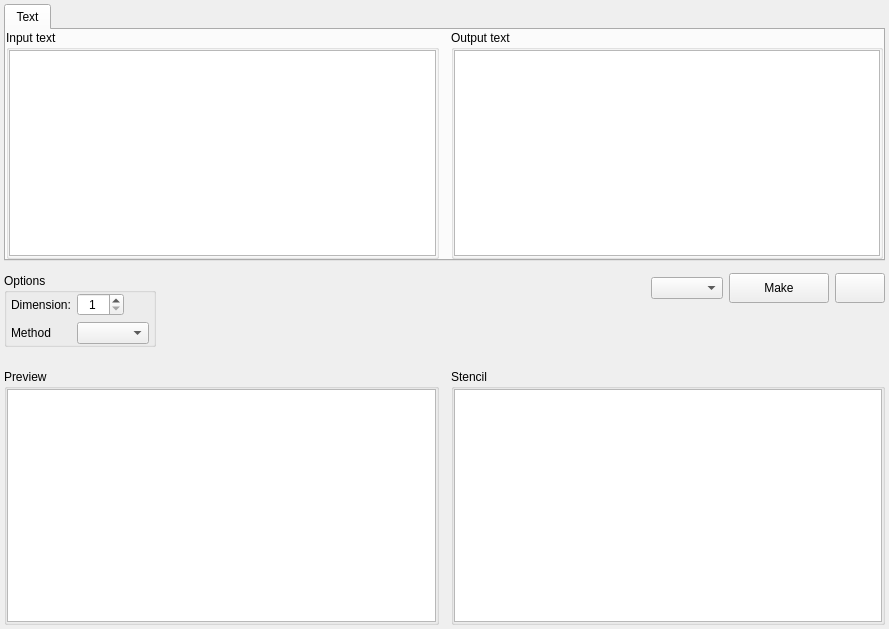
<?xml version="1.0" encoding="UTF-8"?>
<ui version="4.0">
 <class>CardanGrille</class>
 <widget class="QWidget" name="CardanGrille">
  <property name="geometry">
   <rect>
    <x>0</x>
    <y>0</y>
    <width>889</width>
    <height>629</height>
   </rect>
  </property>
  <property name="windowTitle">
   <string>Form</string>
  </property>
  <layout class="QVBoxLayout" name="verticalLayout">
   <property name="spacing">
    <number>12</number>
   </property>
   <property name="leftMargin">
    <number>4</number>
   </property>
   <property name="topMargin">
    <number>4</number>
   </property>
   <property name="rightMargin">
    <number>4</number>
   </property>
   <property name="bottomMargin">
    <number>4</number>
   </property>
   <item>
    <widget class="QTabWidget" name="tab_widget">
     <property name="sizePolicy">
      <sizepolicy hsizetype="Preferred" vsizetype="MinimumExpanding">
       <horstretch>0</horstretch>
       <verstretch>0</verstretch>
      </sizepolicy>
     </property>
     <property name="maximumSize">
      <size>
       <width>16777215</width>
       <height>400</height>
      </size>
     </property>
     <widget class="QWidget" name="tab_text">
      <attribute name="title">
       <string>Text</string>
      </attribute>
      <layout class="QHBoxLayout" name="horizontalLayout_2">
       <property name="spacing">
        <number>12</number>
       </property>
       <property name="leftMargin">
        <number>0</number>
       </property>
       <property name="topMargin">
        <number>0</number>
       </property>
       <property name="rightMargin">
        <number>0</number>
       </property>
       <property name="bottomMargin">
        <number>0</number>
       </property>
       <item>
        <widget class="QGroupBox" name="group_box_input">
         <property name="sizePolicy">
          <sizepolicy hsizetype="Preferred" vsizetype="Preferred">
           <horstretch>0</horstretch>
           <verstretch>0</verstretch>
          </sizepolicy>
         </property>
         <property name="title">
          <string>Input text</string>
         </property>
         <layout class="QVBoxLayout" name="verticalLayout_22">
          <property name="spacing">
           <number>0</number>
          </property>
          <property name="leftMargin">
           <number>0</number>
          </property>
          <property name="topMargin">
           <number>0</number>
          </property>
          <property name="rightMargin">
           <number>0</number>
          </property>
          <property name="bottomMargin">
           <number>0</number>
          </property>
          <item>
           <widget class="QTextEdit" name="text_edit_input">
            <property name="sizePolicy">
             <sizepolicy hsizetype="Preferred" vsizetype="Preferred">
              <horstretch>0</horstretch>
              <verstretch>0</verstretch>
             </sizepolicy>
            </property>
            <property name="styleSheet">
             <string notr="true"/>
            </property>
           </widget>
          </item>
         </layout>
        </widget>
       </item>
       <item>
        <widget class="QGroupBox" name="group_box_output">
         <property name="sizePolicy">
          <sizepolicy hsizetype="Preferred" vsizetype="Preferred">
           <horstretch>0</horstretch>
           <verstretch>0</verstretch>
          </sizepolicy>
         </property>
         <property name="title">
          <string>Output text</string>
         </property>
         <layout class="QVBoxLayout" name="verticalLayout_24">
          <property name="spacing">
           <number>0</number>
          </property>
          <property name="leftMargin">
           <number>0</number>
          </property>
          <property name="topMargin">
           <number>0</number>
          </property>
          <property name="rightMargin">
           <number>0</number>
          </property>
          <property name="bottomMargin">
           <number>0</number>
          </property>
          <item>
           <widget class="QTextEdit" name="text_edit_output">
            <property name="sizePolicy">
             <sizepolicy hsizetype="Preferred" vsizetype="Preferred">
              <horstretch>0</horstretch>
              <verstretch>0</verstretch>
             </sizepolicy>
            </property>
            <property name="readOnly">
             <bool>true</bool>
            </property>
           </widget>
          </item>
         </layout>
        </widget>
       </item>
      </layout>
     </widget>
    </widget>
   </item>
   <item>
    <widget class="QFrame" name="frame_options">
     <property name="maximumSize">
      <size>
       <width>16777215</width>
       <height>84</height>
      </size>
     </property>
     <property name="frameShape">
      <enum>QFrame::NoFrame</enum>
     </property>
     <property name="frameShadow">
      <enum>QFrame::Raised</enum>
     </property>
     <layout class="QHBoxLayout" name="horizontalLayout_3">
      <property name="spacing">
       <number>-1</number>
      </property>
      <property name="leftMargin">
       <number>0</number>
      </property>
      <property name="topMargin">
       <number>0</number>
      </property>
      <property name="rightMargin">
       <number>0</number>
      </property>
      <property name="bottomMargin">
       <number>0</number>
      </property>
      <item>
       <layout class="QVBoxLayout" name="vertical_layout_1">
        <property name="spacing">
         <number>0</number>
        </property>
        <item>
         <widget class="QGroupBox" name="group_box_options">
          <property name="sizePolicy">
           <sizepolicy hsizetype="Preferred" vsizetype="Preferred">
            <horstretch>0</horstretch>
            <verstretch>0</verstretch>
           </sizepolicy>
          </property>
          <property name="title">
           <string>Options</string>
          </property>
          <layout class="QVBoxLayout" name="verticalLayout_3">
           <property name="leftMargin">
            <number>0</number>
           </property>
           <property name="topMargin">
            <number>0</number>
           </property>
           <property name="rightMargin">
            <number>0</number>
           </property>
           <property name="bottomMargin">
            <number>0</number>
           </property>
           <item>
            <layout class="QFormLayout" name="form_layout_options">
             <property name="fieldGrowthPolicy">
              <enum>QFormLayout::ExpandingFieldsGrow</enum>
             </property>
             <property name="leftMargin">
              <number>4</number>
             </property>
             <property name="rightMargin">
              <number>4</number>
             </property>
             <item row="0" column="0">
              <widget class="QLabel" name="label_dim_stencil">
               <property name="text">
                <string>Dimension:</string>
               </property>
              </widget>
             </item>
             <item row="0" column="1">
              <widget class="QSpinBox" name="spin_box_dim_stencil">
               <property name="alignment">
                <set>Qt::AlignCenter</set>
               </property>
               <property name="buttonSymbols">
                <enum>QAbstractSpinBox::UpDownArrows</enum>
               </property>
               <property name="minimum">
                <number>1</number>
               </property>
               <property name="maximum">
                <number>100</number>
               </property>
              </widget>
             </item>
             <item row="1" column="0">
              <widget class="QLabel" name="label">
               <property name="text">
                <string>Method</string>
               </property>
              </widget>
             </item>
             <item row="1" column="1">
              <widget class="QComboBox" name="combo_box_enc_mode">
               <property name="sizePolicy">
                <sizepolicy hsizetype="Fixed" vsizetype="Fixed">
                 <horstretch>0</horstretch>
                 <verstretch>0</verstretch>
                </sizepolicy>
               </property>
              </widget>
             </item>
            </layout>
           </item>
          </layout>
         </widget>
        </item>
        <item>
         <spacer name="vertical_spacer_1">
          <property name="orientation">
           <enum>Qt::Vertical</enum>
          </property>
          <property name="sizeHint" stdset="0">
           <size>
            <width>20</width>
            <height>40</height>
           </size>
          </property>
         </spacer>
        </item>
       </layout>
      </item>
      <item>
       <spacer name="horizontal_spacer_1">
        <property name="orientation">
         <enum>Qt::Horizontal</enum>
        </property>
        <property name="sizeHint" stdset="0">
         <size>
          <width>64</width>
          <height>20</height>
         </size>
        </property>
       </spacer>
      </item>
      <item>
       <layout class="QVBoxLayout" name="vertical_layout_2">
        <property name="spacing">
         <number>-1</number>
        </property>
        <item>
         <layout class="QHBoxLayout" name="horizonta_layout_1">
          <property name="spacing">
           <number>-1</number>
          </property>
          <property name="sizeConstraint">
           <enum>QLayout::SetDefaultConstraint</enum>
          </property>
          <item>
           <widget class="QComboBox" name="combo_box_enc_proc"/>
          </item>
          <item>
           <widget class="QPushButton" name="button_make">
            <property name="sizePolicy">
             <sizepolicy hsizetype="Fixed" vsizetype="Fixed">
              <horstretch>0</horstretch>
              <verstretch>0</verstretch>
             </sizepolicy>
            </property>
            <property name="minimumSize">
             <size>
              <width>100</width>
              <height>30</height>
             </size>
            </property>
            <property name="text">
             <string>Make</string>
            </property>
           </widget>
          </item>
          <item>
           <widget class="QPushButton" name="button_options">
            <property name="minimumSize">
             <size>
              <width>50</width>
              <height>30</height>
             </size>
            </property>
            <property name="text">
             <string/>
            </property>
           </widget>
          </item>
         </layout>
        </item>
        <item>
         <spacer name="vertical_spacer_2">
          <property name="orientation">
           <enum>Qt::Vertical</enum>
          </property>
          <property name="sizeType">
           <enum>QSizePolicy::Expanding</enum>
          </property>
          <property name="sizeHint" stdset="0">
           <size>
            <width>20</width>
            <height>0</height>
           </size>
          </property>
         </spacer>
        </item>
       </layout>
      </item>
     </layout>
    </widget>
   </item>
   <item>
    <layout class="QHBoxLayout" name="horizontal_layout_1">
     <item>
      <widget class="QGroupBox" name="group_box_preview">
       <property name="sizePolicy">
        <sizepolicy hsizetype="Preferred" vsizetype="MinimumExpanding">
         <horstretch>0</horstretch>
         <verstretch>0</verstretch>
        </sizepolicy>
       </property>
       <property name="title">
        <string>Preview</string>
       </property>
       <layout class="QVBoxLayout" name="verticalLayout_25">
        <property name="spacing">
         <number>0</number>
        </property>
        <property name="leftMargin">
         <number>0</number>
        </property>
        <property name="topMargin">
         <number>0</number>
        </property>
        <property name="rightMargin">
         <number>0</number>
        </property>
        <property name="bottomMargin">
         <number>0</number>
        </property>
        <item>
         <widget class="QTableWidget" name="table_widget_preview">
          <property name="sizePolicy">
           <sizepolicy hsizetype="Preferred" vsizetype="Expanding">
            <horstretch>0</horstretch>
            <verstretch>0</verstretch>
           </sizepolicy>
          </property>
          <property name="editTriggers">
           <set>QAbstractItemView::NoEditTriggers</set>
          </property>
          <property name="alternatingRowColors">
           <bool>true</bool>
          </property>
          <property name="textElideMode">
           <enum>Qt::ElideLeft</enum>
          </property>
          <attribute name="horizontalHeaderVisible">
           <bool>true</bool>
          </attribute>
          <attribute name="horizontalHeaderCascadingSectionResizes">
           <bool>false</bool>
          </attribute>
          <attribute name="horizontalHeaderStretchLastSection">
           <bool>false</bool>
          </attribute>
          <attribute name="verticalHeaderCascadingSectionResizes">
           <bool>false</bool>
          </attribute>
          <attribute name="verticalHeaderStretchLastSection">
           <bool>false</bool>
          </attribute>
         </widget>
        </item>
       </layout>
      </widget>
     </item>
     <item>
      <widget class="QGroupBox" name="group_box_stencil">
       <property name="sizePolicy">
        <sizepolicy hsizetype="Preferred" vsizetype="MinimumExpanding">
         <horstretch>0</horstretch>
         <verstretch>0</verstretch>
        </sizepolicy>
       </property>
       <property name="title">
        <string>Stencil</string>
       </property>
       <layout class="QVBoxLayout" name="verticalLayout_21">
        <property name="spacing">
         <number>0</number>
        </property>
        <property name="leftMargin">
         <number>0</number>
        </property>
        <property name="topMargin">
         <number>0</number>
        </property>
        <property name="rightMargin">
         <number>0</number>
        </property>
        <property name="bottomMargin">
         <number>0</number>
        </property>
        <item>
         <widget class="QTableWidget" name="table_widget_stencil">
          <property name="sizePolicy">
           <sizepolicy hsizetype="Preferred" vsizetype="Expanding">
            <horstretch>0</horstretch>
            <verstretch>0</verstretch>
           </sizepolicy>
          </property>
          <property name="focusPolicy">
           <enum>Qt::StrongFocus</enum>
          </property>
          <property name="styleSheet">
           <string notr="true"/>
          </property>
          <property name="editTriggers">
           <set>QAbstractItemView::NoEditTriggers</set>
          </property>
          <property name="alternatingRowColors">
           <bool>true</bool>
          </property>
          <property name="textElideMode">
           <enum>Qt::ElideLeft</enum>
          </property>
          <attribute name="horizontalHeaderVisible">
           <bool>true</bool>
          </attribute>
          <attribute name="horizontalHeaderCascadingSectionResizes">
           <bool>false</bool>
          </attribute>
          <attribute name="horizontalHeaderStretchLastSection">
           <bool>false</bool>
          </attribute>
          <attribute name="verticalHeaderCascadingSectionResizes">
           <bool>false</bool>
          </attribute>
          <attribute name="verticalHeaderStretchLastSection">
           <bool>false</bool>
          </attribute>
         </widget>
        </item>
       </layout>
      </widget>
     </item>
    </layout>
   </item>
  </layout>
 </widget>
 <resources/>
 <connections/>
</ui>
